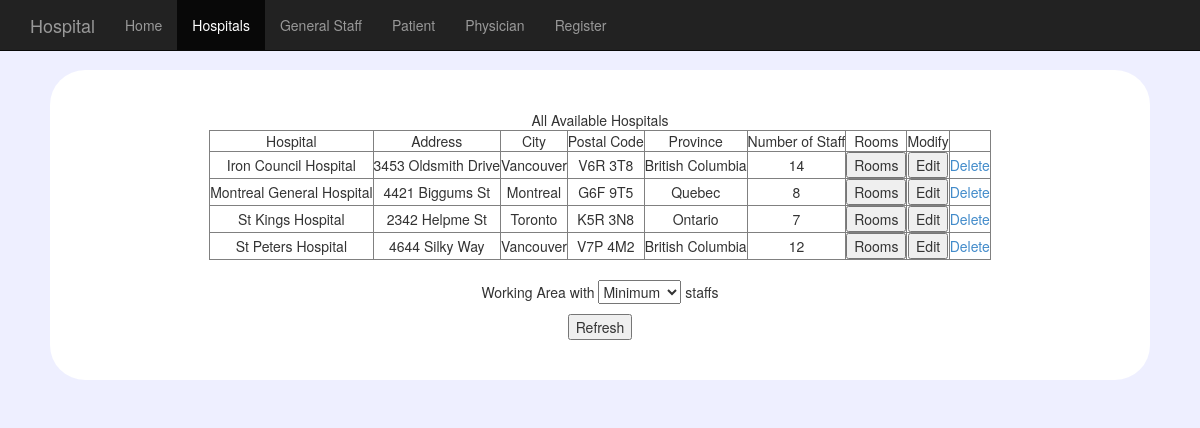
The page /?page=hospital on the database its author committed.
### tables this page shows
CREATE TABLE Hospital(
	name CHAR(50),
	city CHAR(25),
	address CHAR(100),
	postal_code CHAR(7),
	province CHAR(30),
	PRIMARY KEY(name, city));

### public/hospital.php (the view, shortened to what this page needs)
All Available Hospitals
<?php
$result = mysql_query("SELECT h.name, h.address, h.city, h.postal_code, h.province, count(*) as cnt
        FROM hospital h, WorksAt w
        WHERE h.city = w.city and h.name = w.name
        GROUP BY h.name, h.city");
 ?>
<table align="center" border="1">
<tr>
  <td>Hospital</td>
  <td>Address</td>
  <td>City</td>
  <td>Postal Code</td>
  <td>Province</td>
  <td>Number of Staff</td>
  <td>Rooms</td>
  <td>Modify</td>
      </tr>
      <?php
      while ($subject = mysql_fetch_assoc($result)) {
      ?>
    <tr>
        <td><?php  echo $subject["name"]."<br/>";?></td>
        <td><?php  echo $subject["address"]."<br/>";?></td>
        <td><?php  echo $subject["city"]."<br/>";?></td>
        <td><?php  echo $subject["postal_code"]."<br/>";?></td>
        <td><?php  echo $subject["province"]."<br/>";?></td>
		<td><?php  echo $subject["cnt"]."<br/>";?></td>
		<td><form method="post" action="?page=room">
			<input type="submit" name="hospital-room" value="Rooms">
			</form></td>
		<td><form method="post" action="?page=pedit">
            <input type="submit" name="edit-request-hospital" value="Edit">
            </form></td>
        <td><a href="private/delete.php?class=hospital&name=<?php echo $subject["name"]; ?>&city=<?php echo $subject["city"]; ?>">Delete</a> </td>
    </tr>
  <?php } ?>
</table>
    <br>
<form method="post" action="">
  <p>Working Area with
  <select name="amount">
    <option  value="min" selected>Minimum</option>
  </select>
  staffs
  </p>
  <input type="submit" value="Refresh">
</form>

### public/css/starter-template.css (style rules this page uses)
body { padding-top: 50px; background-color: #EEEFFF; }

### rows shown on the page
hospital: name "Iron Council Hospital", address "3453 Oldsmith Drive", city "Vancouver", postal_code "V6R 3T8", province "British Columbia", cnt "14"
hospital: name "Montreal General Hospital", address "4421 Biggums St", city "Montreal", postal_code "G6F 9T5", province "Quebec", cnt "8"
hospital: name "St Kings Hospital", address "2342 Helpme St", city "Toronto", postal_code "K5R 3N8", province "Ontario", cnt "7"
hospital: name "St Peters Hospital", address "4644 Silky Way", city "Vancouver", postal_code "V7P 4M2", province "British Columbia", cnt "12"
